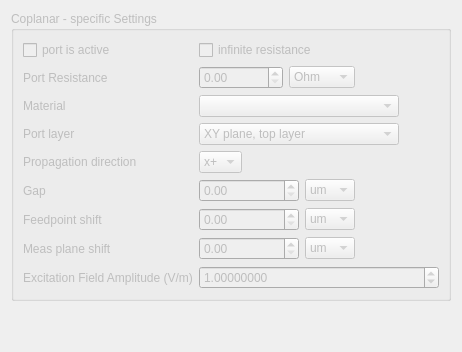
               <widget class="QWidget" name="Coplanar">
                <attribute name="title">
                 <string>Coplanar</string>
                </attribute>
                <layout class="QVBoxLayout" name="verticalLayout_30">
                 <item>
                  <widget class="QGroupBox" name="coplanarPortSettingsGroup">
                   <property name="enabled">
                    <bool>false</bool>
                   </property>
                   <property name="title">
                    <string>Coplanar - specific Settings</string>
                   </property>
                   <layout class="QGridLayout" name="gridLayout_19">
                    <item row="2" column="0">
                     <widget class="QLabel" name="label_77">
                      <property name="text">
                       <string>Material</string>
                      </property>
                     </widget>
                    </item>
                    <item row="5" column="1">
                     <layout class="QHBoxLayout" name="horizontalLayout_34">
                      <item>
                       <widget class="QDoubleSpinBox" name="coplanarPortGapValue">
                        <property name="minimumSize">
                         <size>
                          <width>100</width>
                          <height>0</height>
                         </size>
                        </property>
                        <property name="maximum">
                         <double>1000000.000000000000000</double>
                        </property>
                       </widget>
                      </item>
                      <item>
                       <widget class="QComboBox" name="coplanarPortGapUnits">
                        <property name="currentIndex">
                         <number>3</number>
                        </property>
                        <item>
                         <property name="text">
                          <string>m</string>
                         </property>
                        </item>
                        <item>
                         <property name="text">
                          <string>cm</string>
                         </property>
                        </item>
                        <item>
                         <property name="text">
                          <string>mm</string>
                         </property>
                        </item>
                        <item>
                         <property name="text">
                          <string>um</string>
                         </property>
                        </item>
                        <item>
                         <property name="text">
                          <string>nm</string>
                         </property>
                        </item>
                        <item>
                         <property name="text">
                          <string>pm</string>
                         </property>
                        </item>
                       </widget>
                      </item>
                      <item>
                       <spacer name="horizontalSpacer_28">
                        <property name="orientation">
                         <enum>Qt::Horizontal</enum>
                        </property>
                        <property name="sizeHint" stdset="0">
                         <size>
                          <width>40</width>
                          <height>20</height>
                         </size>
                        </property>
                       </spacer>
                      </item>
                     </layout>
                    </item>
                    <item row="5" column="0">
                     <widget class="QLabel" name="label_79">
                      <property name="text">
                       <string>Gap</string>
                      </property>
                     </widget>
                    </item>
                    <item row="0" column="0">
                     <widget class="QCheckBox" name="coplanarPortActive">
                      <property name="text">
                       <string>port is active</string>
                      </property>
                     </widget>
                    </item>
                    <item row="6" column="1">
                     <layout class="QHBoxLayout" name="horizontalLayout_39">
                      <item>
                       <widget class="QDoubleSpinBox" name="coplanarPortFeedpointShiftValue">
                        <property name="minimumSize">
                         <size>
                          <width>100</width>
                          <height>0</height>
                         </size>
                        </property>
                        <property name="maximum">
                         <double>1000000.000000000000000</double>
                        </property>
                       </widget>
                      </item>
                      <item>
                       <widget class="QComboBox" name="coplanarPortFeedpointShiftUnits">
                        <property name="currentIndex">
                         <number>3</number>
                        </property>
                        <item>
                         <property name="text">
                          <string>m</string>
                         </property>
                        </item>
                        <item>
                         <property name="text">
                          <string>cm</string>
                         </property>
                        </item>
                        <item>
                         <property name="text">
                          <string>mm</string>
                         </property>
                        </item>
                        <item>
                         <property name="text">
                          <string>um</string>
                         </property>
                        </item>
                        <item>
                         <property name="text">
                          <string>nm</string>
                         </property>
                        </item>
                        <item>
                         <property name="text">
                          <string>pm</string>
                         </property>
                        </item>
                       </widget>
                      </item>
                      <item>
                       <spacer name="horizontalSpacer_33">
                        <property name="orientation">
                         <enum>Qt::Horizontal</enum>
                        </property>
                        <property name="sizeHint" stdset="0">
                         <size>
                          <width>40</width>
                          <height>20</height>
                         </size>
                        </property>
                       </spacer>
                      </item>
                     </layout>
                    </item>
                    <item row="7" column="1">
                     <layout class="QHBoxLayout" name="horizontalLayout_38">
                      <item>
                       <widget class="QDoubleSpinBox" name="coplanarPortMeasureShiftValue">
                        <property name="minimumSize">
                         <size>
                          <width>100</width>
                          <height>0</height>
                         </size>
                        </property>
                        <property name="maximum">
                         <double>1000000.000000000000000</double>
                        </property>
                       </widget>
                      </item>
                      <item>
                       <widget class="QComboBox" name="coplanarPortMeasureShiftUnits">
                        <property name="currentIndex">
                         <number>3</number>
                        </property>
                        <item>
                         <property name="text">
                          <string>m</string>
                         </property>
                        </item>
                        <item>
                         <property name="text">
                          <string>cm</string>
                         </property>
                        </item>
                        <item>
                         <property name="text">
                          <string>mm</string>
                         </property>
                        </item>
                        <item>
                         <property name="text">
                          <string>um</string>
                         </property>
                        </item>
                        <item>
                         <property name="text">
                          <string>nm</string>
                         </property>
                        </item>
                        <item>
                         <property name="text">
                          <string>pm</string>
                         </property>
                        </item>
                       </widget>
                      </item>
                      <item>
                       <spacer name="horizontalSpacer_32">
                        <property name="orientation">
                         <enum>Qt::Horizontal</enum>
                        </property>
                        <property name="sizeHint" stdset="0">
                         <size>
                          <width>40</width>
                          <height>20</height>
                         </size>
                        </property>
                       </spacer>
                      </item>
                     </layout>
                    </item>
                    <item row="7" column="0">
                     <widget class="QLabel" name="label_83">
                      <property name="text">
                       <string>Meas plane shift</string>
                      </property>
                     </widget>
                    </item>
                    <item row="2" column="1">
                     <layout class="QHBoxLayout" name="horizontalLayout_51">
                      <item>
                       <widget class="QComboBox" name="coplanarPortMaterialComboBox">
                        <property name="minimumSize">
                         <size>
                          <width>200</width>
                          <height>0</height>
                         </size>
                        </property>
                       </widget>
                      </item>
                      <item>
                       <spacer name="horizontalSpacer_43">
                        <property name="orientation">
                         <enum>Qt::Horizontal</enum>
                        </property>
                        <property name="sizeType">
                         <enum>QSizePolicy::Expanding</enum>
                        </property>
                        <property name="sizeHint" stdset="0">
                         <size>
                          <width>40</width>
                          <height>20</height>
                         </size>
                        </property>
                       </spacer>
                      </item>
                     </layout>
                    </item>
                    <item row="3" column="0">
                     <widget class="QLabel" name="label_89">
                      <property name="text">
                       <string>Port layer</string>
                      </property>
                     </widget>
                    </item>
                    <item row="6" column="0">
                     <widget class="QLabel" name="label_82">
                      <property name="text">
                       <string>Feedpoint shift</string>
                      </property>
                     </widget>
                    </item>
                    <item row="4" column="0">
                     <widget class="QLabel" name="label_78">
                      <property name="text">
                       <string>Propagation direction</string>
                      </property>
                     </widget>
                    </item>
                    <item row="3" column="1">
                     <layout class="QHBoxLayout" name="horizontalLayout_44">
                      <item>
                       <widget class="QComboBox" name="coplanarPortDirection">
                        <property name="minimumSize">
                         <size>
                          <width>200</width>
                          <height>0</height>
                         </size>
                        </property>
                        <property name="currentText">
                         <string>XY plane, top layer</string>
                        </property>
                        <item>
                         <property name="text">
                          <string>XY plane, top layer</string>
                         </property>
                        </item>
                        <item>
                         <property name="text">
                          <string>XY plane, bottom layer</string>
                         </property>
                        </item>
                        <item>
                         <property name="text">
                          <string>XZ plane, front layer</string>
                         </property>
                        </item>
                        <item>
                         <property name="text">
                          <string>XZ plane, back layer</string>
                         </property>
                        </item>
                        <item>
                         <property name="text">
                          <string>YZ plane, right layer</string>
                         </property>
                        </item>
                        <item>
                         <property name="text">
                          <string>YZ plane, left layer</string>
                         </property>
                        </item>
                       </widget>
                      </item>
                      <item>
                       <spacer name="horizontalSpacer_36">
                        <property name="orientation">
                         <enum>Qt::Horizontal</enum>
                        </property>
                        <property name="sizeType">
                         <enum>QSizePolicy::Expanding</enum>
                        </property>
                        <property name="sizeHint" stdset="0">
                         <size>
                          <width>40</width>
                          <height>20</height>
                         </size>
                        </property>
                       </spacer>
                      </item>
                     </layout>
                    </item>
                    <item row="4" column="1">
                     <layout class="QHBoxLayout" name="horizontalLayout_52">
                      <item>
                       <widget class="QComboBox" name="coplanarPortPropagationComboBox">
                        <property name="minimumSize">
                         <size>
                          <width>0</width>
                          <height>0</height>
                         </size>
                        </property>
                        <item>
                         <property name="text">
                          <string>x+</string>
                         </property>
                        </item>
                        <item>
                         <property name="text">
                          <string>x-</string>
                         </property>
                        </item>
                        <item>
                         <property name="text">
                          <string>y+</string>
                         </property>
                        </item>
                        <item>
                         <property name="text">
                          <string>y-</string>
                         </property>
                        </item>
                        <item>
                         <property name="text">
                          <string>z+</string>
                         </property>
                        </item>
                        <item>
                         <property name="text">
                          <string>z-</string>
                         </property>
                        </item>
                       </widget>
                      </item>
                      <item>
                       <spacer name="horizontalSpacer_44">
                        <property name="orientation">
                         <enum>Qt::Horizontal</enum>
                        </property>
                        <property name="sizeHint" stdset="0">
                         <size>
                          <width>40</width>
                          <height>20</height>
                         </size>
                        </property>
                       </spacer>
                      </item>
                     </layout>
                    </item>
                    <item row="1" column="1">
                     <layout class="QHBoxLayout" name="horizontalLayout_43">
                      <property name="leftMargin">
                       <number>0</number>
                      </property>
                      <property name="topMargin">
                       <number>0</number>
                      </property>
                      <property name="rightMargin">
                       <number>0</number>
                      </property>
                      <property name="bottomMargin">
                       <number>0</number>
                      </property>
                      <item>
                       <widget class="QDoubleSpinBox" name="coplanarPortResistanceValue">
                        <property name="maximum">
                         <double>10000000000.000000000000000</double>
                        </property>
                       </widget>
                      </item>
                      <item>
                       <widget class="QComboBox" name="coplanarPortResistanceUnits">
                        <property name="currentText">
                         <string>Ohm</string>
                        </property>
                        <item>
                         <property name="text">
                          <string>Ohm</string>
                         </property>
                        </item>
                        <item>
                         <property name="text">
                          <string>uOhm</string>
                         </property>
                        </item>
                        <item>
                         <property name="text">
                          <string>mOhm</string>
                         </property>
                        </item>
                        <item>
                         <property name="text">
                          <string>kOhm</string>
                         </property>
                        </item>
                        <item>
                         <property name="text">
                          <string>MOhm</string>
                         </property>
                        </item>
                        <item>
                         <property name="text">
                          <string>GOhm</string>
                         </property>
                        </item>
                       </widget>
                      </item>
                      <item>
                       <spacer name="horizontalSpacer_35">
                        <property name="orientation">
                         <enum>Qt::Horizontal</enum>
                        </property>
                        <property name="sizeHint" stdset="0">
                         <size>
                          <width>40</width>
                          <height>20</height>
                         </size>
                        </property>
                       </spacer>
                      </item>
                     </layout>
                    </item>
                    <item row="1" column="0">
                     <widget class="QLabel" name="label_88">
                      <property name="text">
                       <string>Port Resistance</string>
                      </property>
                     </widget>
                    </item>
                    <item row="8" column="0">
                     <widget class="QLabel" name="label_112">
                      <property name="text">
                       <string>Excitation Field Amplitude (V/m)</string>
                      </property>
                     </widget>
                    </item>
                    <item row="0" column="1">
                     <widget class="QCheckBox" name="coplanarPortInfinitResistance">
                      <property name="text">
                       <string>infinite resistance</string>
                      </property>
                     </widget>
                    </item>
                    <item row="8" column="1">
                     <widget class="QDoubleSpinBox" name="coplanarPortExcitationAmplitude">
                      <property name="decimals">
                       <number>8</number>
                      </property>
                      <property name="minimum">
                       <double>-10000000000.000000000000000</double>
                      </property>
                      <property name="maximum">
                       <double>10000000000.000000000000000</double>
                      </property>
                      <property name="singleStep">
                       <double>0.100000000000000</double>
                      </property>
                      <property name="value">
                       <double>1.000000000000000</double>
                      </property>
                     </widget>
                    </item>
                   </layout>
                  </widget>
                 </item>
                 <item>
                  <spacer name="verticalSpacer_18">
                   <property name="orientation">
                    <enum>Qt::Vertical</enum>
                   </property>
                   <property name="sizeHint" stdset="0">
                    <size>
                     <width>20</width>
                     <height>40</height>
                    </size>
                   </property>
                  </spacer>
                 </item>
                </layout>
               </widget>
